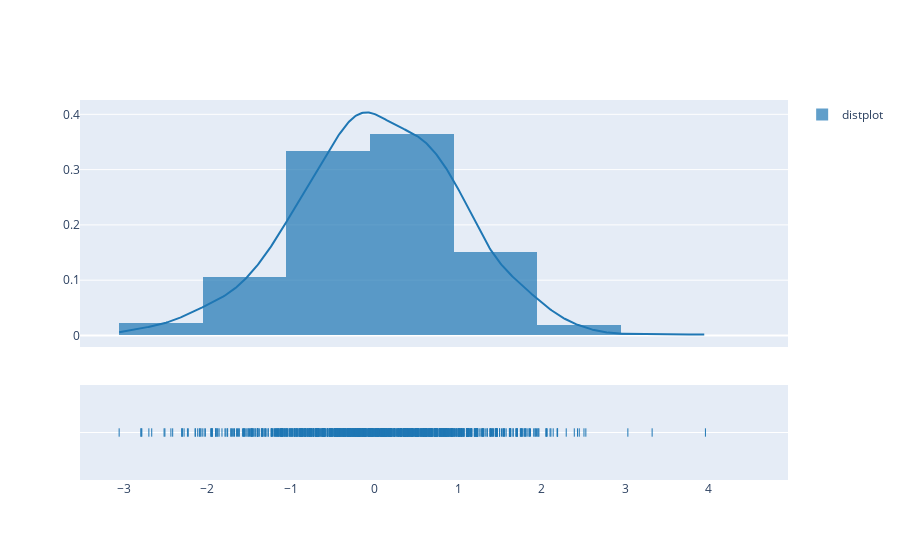

Notebook cell for this chart:
### Code cell
import plotly.figure_factory as ff
import numpy as np
np.random.seed(1)

x = np.random.randn(1000)
hist_data = [x]
group_labels = ['distplot'] # name of the dataset

fig = ff.create_distplot(hist_data, group_labels)
fig.show()

### Figure 1 — Plotly figure (JSON) as saved in the notebook; plotly's stock layout.template omitted (floating-point values rounded to 4 significant figures; data arrays with more than 128 entries replaced by an {"elided": "..."} marker saying what was removed)
{"data": [{"autobinx": false, "histnorm": "probability density", "legendgroup": "distplot", "marker": {"color": "rgb(31, 119, 180)"}, "name": "distplot", "opacity": 0.7, "type": "histogram", "x": {"elided": "1000 float values"}, "xaxis": "x", "xbins": {"end": 3.959, "size": 1, "start": -3.054}, "yaxis": "y"}, {"legendgroup": "distplot", "marker": {"color": "rgb(31, 119, 180)"}, "mode": "lines", "name": "distplot", "showlegend": false, "type": "scatter", "x": {"elided": "500 float values"}, "xaxis": "x", "y": {"elided": "500 float values"}, "yaxis": "y"}, {"legendgroup": "distplot", "marker": {"color": "rgb(31, 119, 180)", "symbol": "line-ns-open"}, "mode": "markers", "name": "distplot", "showlegend": false, "type": "scatter", "x": {"elided": "1000 float values"}, "xaxis": "x", "y": {"elided": "1000 str values"}, "yaxis": "y2"}], "layout": {"barmode": "overlay", "hovermode": "closest", "legend": {"traceorder": "reversed"}, "xaxis": {"anchor": "y2", "domain": [0, 1], "zeroline": false}, "yaxis": {"anchor": "free", "domain": [0.35, 1], "position": 0}, "yaxis2": {"anchor": "x", "domain": [0, 0.25], "dtick": 1, "showticklabels": false}}}
